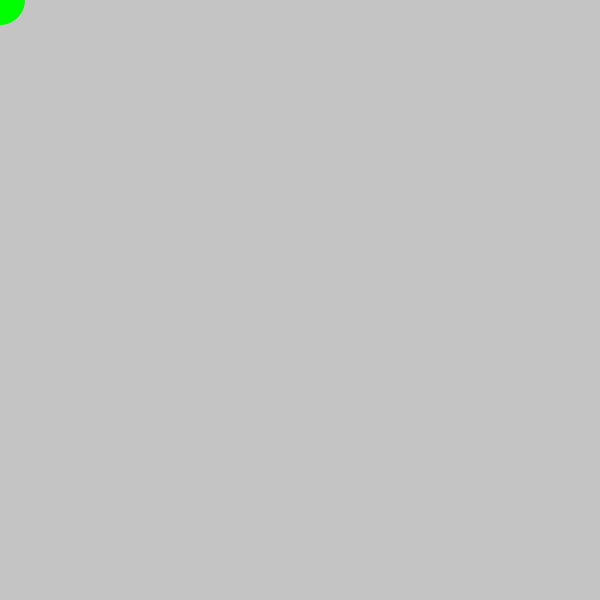
Frame 1 (no input)
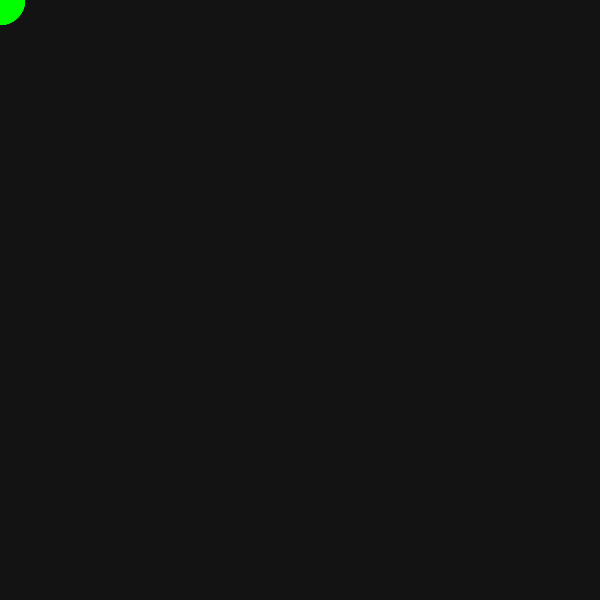
Frame 60 (the mouse pressed at the canvas centre just before this capture)
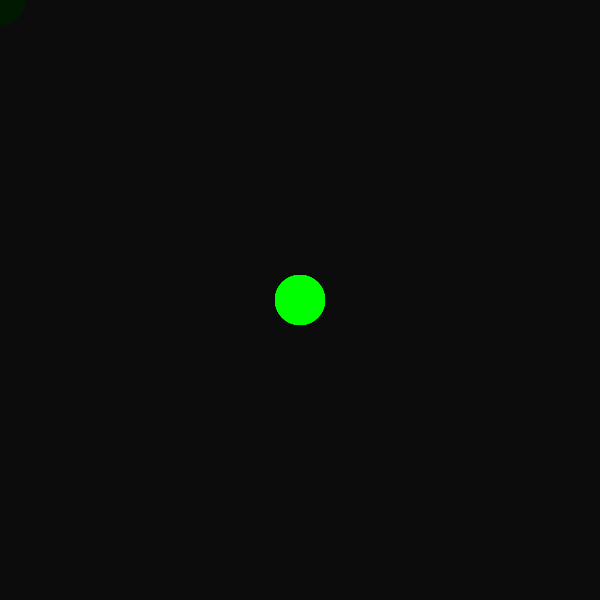
Frame 120 (the mouse held since frame 60 and released just before this capture)

The Processing sketch that drew these frames (run headless with seeded random() and noise(); from frame 60 on, the mouse is pressed at the canvas centre):

// Processing sketch: ghosting_ellipse
// ── ghosting_ellipse.pde
void setup(){
  size(600,600);
  fill(255,0,0);
  noStroke();
}
void draw (){
  fill(0,0,0,10);
  rect(0,0,width,height);
  
  fill(0,255,0);
  ellipse(mouseX,mouseY, 50, 50);
}
